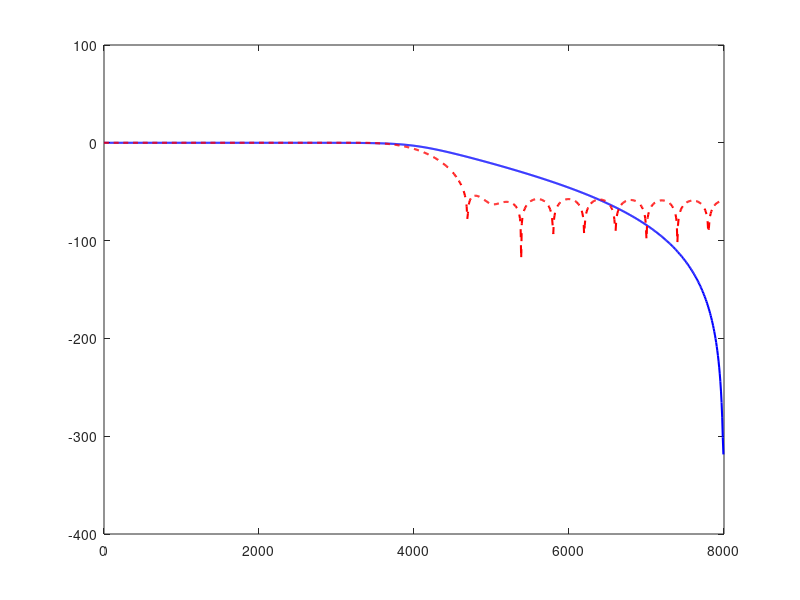

MATLAB code for this plot: (Note: this script raises an error after producing the figure.)
% =========================================================================
% BÀI TẬP LỚN XỬ LÝ TÍN HIỆU SỐ - HỌC VIỆN PTIT
% Chủ đề: Khử nhiễu tín hiệu âm thanh bằng FIR/IIR và phân tích chất lượng
% =========================================================================

clear all; close all; clc;

%% 1. KHỞI TẠO TÍN HIỆU VÀ NHIỄU
Fs = 16000;             % Tần số lấy mẫu 16 kHz
t = 0:1/Fs:0.05-1/Fs;   % Khởi tạo trục thời gian 0.05s

% Tín hiệu gốc: Sóng âm thanh hữu ích ở 1000 Hz
x_clean = sin(2*pi*1000*t);

% Tạo nhiễu: Nhiễu cao tần ở 6000 Hz
noise = 0.8 * sin(2*pi*6000*t);

% Tín hiệu thu được (Đầu vào bộ lọc)
x_noisy = x_clean + noise;

%% 2. THIẾT KẾ BỘ LỌC IIR VÀ FIR
Fc = 4000;              % Tần số cắt 4000 Hz
Wn = Fc/(Fs/2);         % Tần số cắt chuẩn hóa

% --- Thiết kế IIR (Butterworth) ---
Order_IIR = 6;          % Bậc IIR nhỏ
[b_iir, a_iir] = butter(Order_IIR, Wn, 'low');

% --- Thiết kế FIR (Cửa sổ Hamming) ---
Order_FIR = 40;         % Bậc FIR lớn
b_fir = fir1(Order_FIR, Wn, 'low', hamming(Order_FIR+1));
a_fir = 1;              % FIR không có mẫu số (a = 1)

%% 3. THỰC HIỆN LỌC TÍN HIỆU
y_iir = filter(b_iir, a_iir, x_noisy);
y_fir = filter(b_fir, a_fir, x_noisy);

% Bù trễ pha cho FIR (do FIR có độ trễ nhóm = Order/2)
delay = Order_FIR/2;
y_fir_shifted = [y_fir(delay+1:end), zeros(1, delay)]; 

%% 4. TÍNH TOÁN VÀ SO SÁNH CHỈ SỐ SNR
P_signal = sum(x_clean.^2); % Công suất tín hiệu gốc

% SNR trước khi lọc
P_noise_init = sum((x_noisy - x_clean).^2);
SNR_init = 10 * log10(P_signal / P_noise_init);

% SNR sau lọc IIR
P_noise_iir = sum((y_iir - x_clean).^2);
SNR_iir = 10 * log10(P_signal / P_noise_iir);

% SNR sau lọc FIR
P_noise_fir = sum((y_fir_shifted - x_clean).^2);
SNR_fir = 10 * log10(P_signal / P_noise_fir);

% In kết quả ra màn hình Console
fprintf('================ SO SÁNH HIỆU SUẤT LỌC ================\n');
fprintf('SNR ban đầu (Tín hiệu lẫn nhiễu) : %7.2f dB\n', SNR_init);
fprintf('SNR sau khi qua bộ lọc IIR (Bậc 6) : %7.2f dB\n', SNR_iir);
fprintf('SNR sau khi qua bộ lọc FIR (Bậc 40): %7.2f dB\n', SNR_fir);
fprintf('=======================================================\n');

%% 5. VẼ ĐỒ THỊ SO SÁNH
% -------------------------------------------------------------------------
% HÌNH 1: SO SÁNH ĐÁP ỨNG TẦN SỐ (FIR vs IIR)
figure('Name', 'So sánh đáp ứng tần số', 'NumberTitle', 'off', 'Color', 'w');
[H_iir, w_iir] = freqz(b_iir, a_iir, 1024, Fs);
[H_fir, w_fir] = freqz(b_fir, a_fir, 1024, Fs);

plot(w_iir, 20*log10(abs(H_iir)), 'b', 'LineWidth', 1.5); hold on;
plot(w_fir, 20*log10(abs(H_fir)), 'r--', 'LineWidth', 1.5);
xline(Fc, 'k:', 'LineWidth', 1.5); % Đường gióng tần số cắt
title('So sánh Đặc tuyến Biên độ: IIR (Bậc 6) vs FIR (Bậc 40)');
xlabel('Tần số (Hz)'); ylabel('Biên độ (dB)');
legend('IIR Butterworth', 'FIR Hamming', 'Tần số cắt 4000Hz');
grid on; ylim([-80 10]);

% -------------------------------------------------------------------------
% HÌNH 2: SO SÁNH TÍNH ỔN ĐỊNH (POLE-ZERO MAP)
figure('Name', 'So sánh Tính ổn định', 'NumberTitle', 'off', 'Color', 'w');
subplot(1,2,1);
zplane(b_fir, a_fir);
title('Pole-Zero FIR (Các cực đều ở gốc tọa độ)');

subplot(1,2,2);
zplane(b_iir, a_iir);
title('Pole-Zero IIR (Các cực nằm trong |z|<1)');
